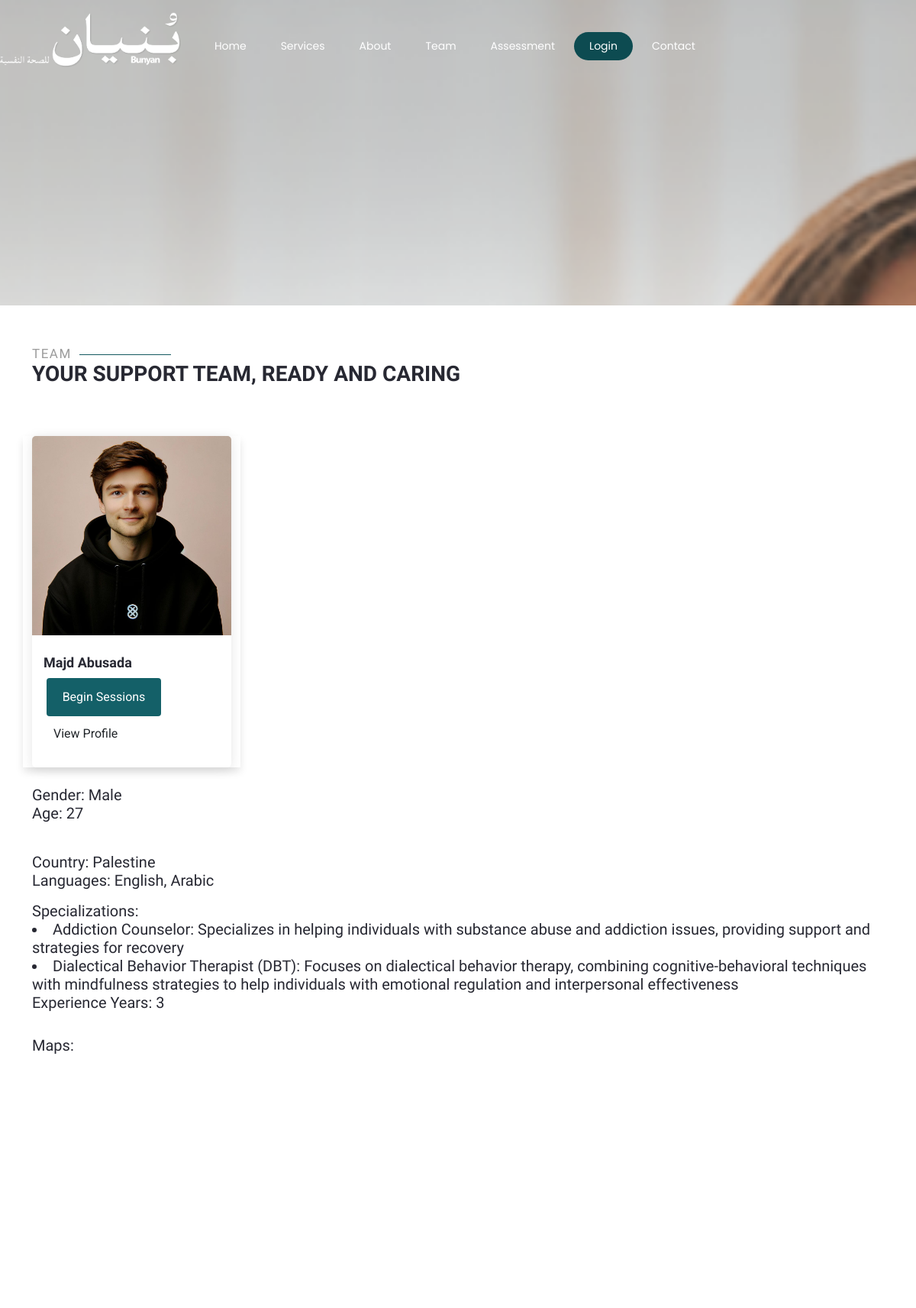
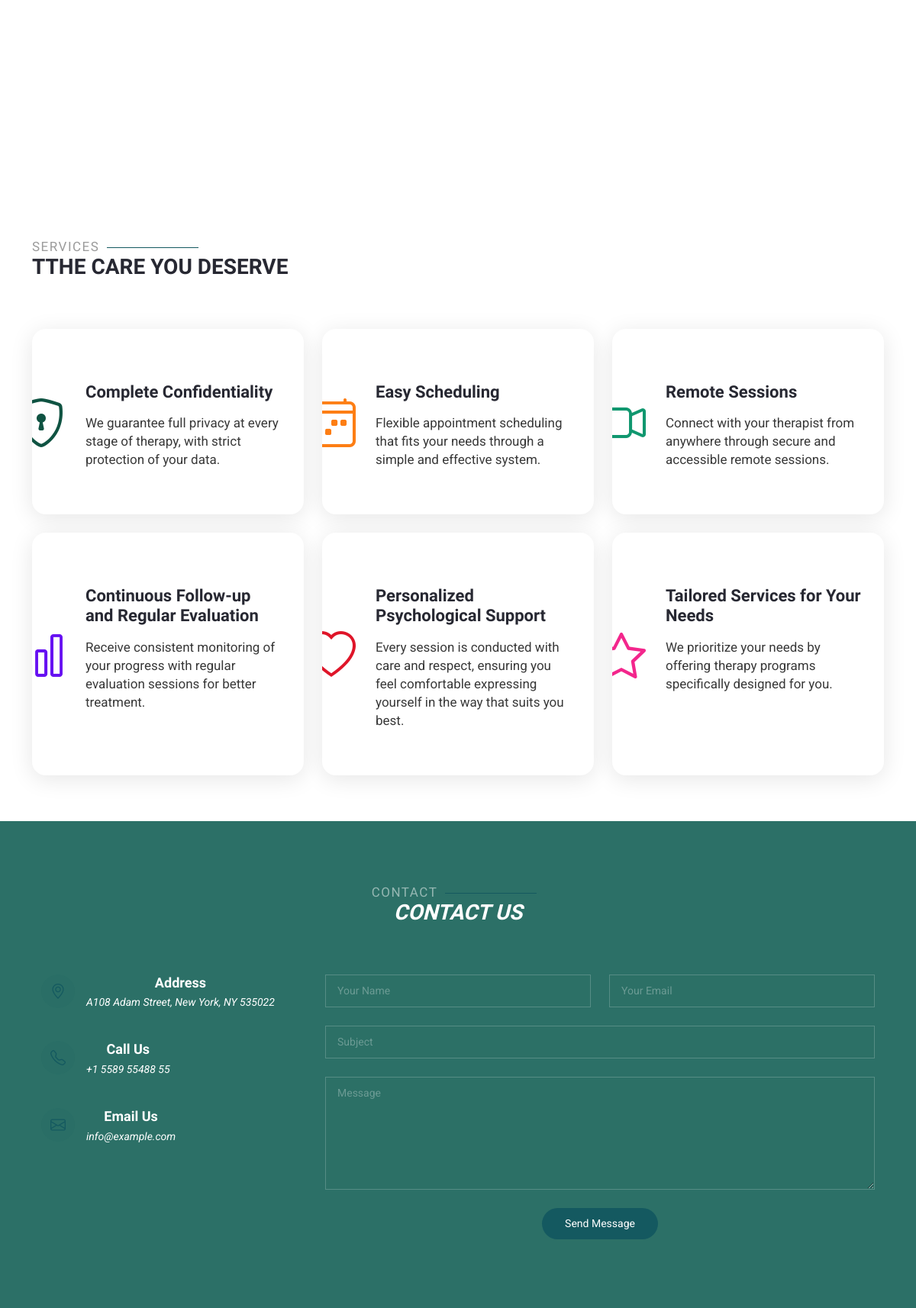
/team/Majd-Abusada/profile, run on the app's committed database (2 pictures, top to bottom).
### BunyanApp/models.py (models this page shows, shortened)
class User(models.Model):
    GENDER_CHOICES = [
        ('male', 'Male'),
        ('female', 'Female'),
    ]
    first_name = models.CharField(max_length=255)
    last_name = models.CharField(max_length=255)
    username = models.CharField(max_length=255, null=True, blank=True, default='')
    email = models.EmailField(max_length=225)
    password = models.CharField(max_length=225)
    dob = models.DateField(blank=True, null=True)
    mobile = models.CharField(max_length=255, null=True, blank=True, default='')
    gender = models.CharField(max_length=20, choices=GENDER_CHOICES, null=True, blank=True)
    photo = models.ImageField(upload_to='profile_pics/', null=True, blank=True)
    country = CountryField(blank_label='(select country)', null=True, blank=True)
    languages = models.ManyToManyField(Language, blank=True)
    created_at = models.DateTimeField(auto_now_add=True)
    updated_at = models.DateTimeField(auto_now=True)
    objects = UserManager()
    def get_age(self):
        if not self.dob:
            return "Unknown"
        today = date.today()
        age = today.year - self.dob.year - ((today.month, today.day) < (self.dob.month, self.dob.day))
        return age

class Therapist(User):
    available_time = models.DateTimeField()
    experience_years = models.IntegerField(blank=True, default=0)
    location = models.TextField(default='')
    specializations = models.ManyToManyField(Specialization, blank=True, related_name='therapists')

class Specialization(models.Model):
    title = models.CharField(max_length=45)
    description = models.TextField(default='')
    created_at = models.DateTimeField(auto_now_add=True)
    updated_at = models.DateTimeField(auto_now=True)

### BunyanApp/views.py (the view)
# urls.py: path('team/<str:first_name>-<str:last_name>/profile',views.therapist_info),
def therapist_info(request, first_name, last_name):
    therapist = get_object_or_404(Therapist, first_name=first_name, last_name=last_name)
    language_names = ', '.join([language.name for language in therapist.languages.all()])
    context = {
        'therapist': therapist,
        'language_names': language_names,
    }
    return render(request, 'therapist_info.html', context)

### BunyanApp/templates/therapist_info.html (shortened to what this page needs)
<!DOCTYPE html>
<html lang="en">
<head>
  {% load static %}
  <link rel="stylesheet" href="{% static 'vendor/bootstrap/css/bootstrap.min.css' %}">
  <link rel="stylesheet" href="{% static 'vendor/bootstrap-icons/bootstrap-icons.css' %}">
  <link rel="stylesheet" href="{% static 'vendor/aos/aos.css' %}">
  <link rel="stylesheet" href="{% static 'vendor/animate.css/animate.min.css' %}">
  <link rel="stylesheet" href="{% static 'vendor/glightbox/css/glightbox.min.css' %}">
  <link rel="stylesheet" href="{% static 'vendor/swiper/swiper-bundle.min.css' %}">
  <link rel="stylesheet" href="{% static 'css/team.css' %}">
</head>
<body class="blog-page">
  <header id="header" class="header d-flex align-items-center fixed-top">
    <a href="{% url 'BunyanApp:Home' %}" class="logo">
      <img alt="bunyan logo" src="{% static 'images/white logo.png' %}" class="logo_shadow">
    </a>
    <div class="nav-container container-fluid container-xl position-relative d-flex align-items-center justify-content-between">
      <nav id="navmenu" class="navmenu">
        <ul>
          <li><a href="{% url 'BunyanApp:Home' %}">Home</a></li>
          <li><a href="{% url 'BunyanApp:services' %}">Services</a></li>
          <li><a href="{% url 'BunyanApp:about' %}">About</a></li>
          <li><a href="{% url 'BunyanApp:team' %}">Team</a></li>
          <li><a href="{% url 'BunyanApp:assessment' %}">Assessment</a></li>
          <li><a href="{% url 'BunyanApp:login' %}" class="active">Login</a></li>
          <li><a href="{% url 'BunyanApp:contact' %}">Contact</a></li>
        </ul>
      </nav>
    </div>
  </header>
  <main class="main">
    <div class="page-title">
  </div>
    <section id="team" class="team section">
      <div class="container section-title" data-aos="fade-up">
        <h2>Team</h2>
        <p>YOUR SUPPORT TEAM, READY AND CARING</p>
      </div>
      <div class="container">
        <div class="row gy-4">
          <div class="col-lg-3 col-md-6 d-flex align-items-stretch" data-aos="fade-up" data-aos-delay="100">
            <div class="team-member">
              <div class="member-img">
                <img src="{{ therapist.photo.url }}" class="img-fluid" alt="">
              </div>
              <div class="member-info">
                <h4>{{therapist.first_name}} {{therapist.last_name}}</h4>
                <span><a href="/team/{{therapist.first_name}}-{{therapist.last_name}}/profile" class="btn btn-primary">Begin Sessions</a>
                  <a href="/team/{{therapist.first_name}}-{{therapist.last_name}}/profile"class="btn btn-contrast">View Profile</a></span>
              </div>
            </div>
          </div>
<h5>
Gender: {{ therapist.gender|capfirst }}
<br>
<p>Age: {{ therapist.get_age }}</p>
<br>
Country: {{therapist.country.name}}
<br>
<p>Languages: {{ language_names }}</p>
Specializations: <span>{% for specialization in therapist.specializations.all %}
    <li>{{ specialization.title }}: {{ specialization.description }}</li>
    {% endfor %}</span>
Experience Years: {{therapist.experience_years}}
</h5>
    <h5>Maps:</h5>
    <div id="map"></div>
        </div>
      </div>
    </section>
        <section id="services" class="services section">
          <div class="container section-title" data-aos="fade-up">
            <h2>Services</h2>
            <p>TTHE CARE YOU DESERVE</p>
          </div>
          <div class="container">
            <div class="row gy-4">
              <div class="col-lg-4 col-md-6" data-aos="fade-up" data-aos-delay="100">
                <div class="service-item  position-relative">
                  <div class="icon">
                    <i class="bi-shield-lock" style="color: #0f5342;"></i>
                  </div>
                    <h3>Complete Confidentiality</h3>
                  <p>We guarantee full privacy at every stage of therapy, with strict protection of your data.</p>
                </div>
              </div>
              <div class="col-lg-4 col-md-6" data-aos="fade-up" data-aos-delay="200">
                <div class="service-item position-relative">
                  <div class="icon">
                    <i class="bi bi-calendar4-week" style="color: #fd7e14;"></i>
                  </div>
                    <h3>Easy Scheduling</h3>
                  <p>Flexible appointment scheduling that fits your needs through a simple and effective system.</p>
                </div>
              </div>
              <div class="col-lg-4 col-md-6" data-aos="fade-up" data-aos-delay="300">
                <div class="service-item position-relative">
                  <div class="icon">
                    <i class="bi-camera-video" style="color: #10976f;"></i>
                  </div>
                    <h3>Remote Sessions</h3>
                  <p>Connect with your therapist from anywhere through secure and accessible remote sessions.</p>
                </div>
              </div>
              <div class="col-lg-4 col-md-6" data-aos="fade-up" data-aos-delay="400">
                <div class="service-item position-relative">
                  <div class="icon">
                    <i class="bi-bar-chart" style="color: #6610f2;"></i>
                  </div>
                    <h3>Continuous Follow-up and Regular Evaluation</h3>
                  <p>Receive consistent monitoring of your progress with regular evaluation sessions for better treatment.</p>
                </div>
              </div>
              <div class="col-lg-4 col-md-6" data-aos="fade-up" data-aos-delay="500">
                <div class="service-item position-relative">
                  <div class="icon">
                    <i class="bi bi-heart" style="color: #df1529;"></i>
                  </div>
                    <h3>Personalized Psychological Support</h3>
                  <p> Every session is conducted with care and respect, ensuring you feel comfortable expressing yourself in the way that suits you best.
                  </p>
                </div>
              </div>
              <div class="col-lg-4 col-md-6" data-aos="fade-up" data-aos-delay="600">
                <div class="service-item position-relative">
                  <div class="icon">
                    <i class="bi-star" style="color: #f3268c;"></i>
                  </div>
                    <h3>Tailored Services for Your Needs</h3>
                  <p>We prioritize your needs by offering therapy programs specifically designed for you.</p>
                </div>
              </div>
            </div>
          </div>
        </section>
  </main>
  <footer id="footer" class="footer dark-background">
    <div class="container">
    <section id="contact" class="contact section">
      <div class="container section-title" data-aos="fade-up">
        <h2>Contact</h2>
        <p>Contact Us</p>
      </div>
      <div class="container" data-aos="fade" data-aos-delay="100">
        <div class="row gy-4">
          <div class="col-lg-4">
            <div class="info-item d-flex" data-aos="fade-up" data-aos-delay="200">
              <i class="bi bi-geo-alt flex-shrink-0"></i>
              <div>
                <h3>Address</h3>
                <p>A108 Adam Street, New York, NY 535022</p>
              </div>
            </div>
            <div class="info-item d-flex" data-aos="fade-up" data-aos-delay="300">
              <i class="bi bi-telephone flex-shrink-0"></i>
              <div>
                <h3>Call Us</h3>
                <p>+1 5589 55488 55</p>
              </div>
            </div>
            <div class="info-item d-flex" data-aos="fade-up" data-aos-delay="400">
              <i class="bi bi-envelope flex-shrink-0"></i>
              <div>
                <h3>Email Us</h3>
                <p>info@example.com</p>
              </div>
            </div>
          </div>
          <div class="col-lg-8">
            <form action="forms/contact.php" method="post" class="php-email-form" data-aos="fade-up" data-aos-delay="200">
              <div class="row gy-4">
                <div class="col-md-6">
                  <input type="text" name="name" class="form-control" placeholder="Your Name" required="">
                </div>
                <div class="col-md-6 ">
                  <input type="email" class="form-control" name="email" placeholder="Your Email" required="">
                </div>
                <div class="col-md-12">
                  <input type="text" class="form-control" name="subject" placeholder="Subject" required="">
                </div>
                <div class="col-md-12">
                  <textarea class="form-control" name="message" rows="6" placeholder="Message" required=""></textarea>
                </div>
                <div class="col-md-12 text-center">
                  <button type="submit">Send Message</button>
                </div>
              </div>
            </form>
          </div>
        </div>
      </div>
    </section>
      </div>
  </footer>
</body>
</html>

### BunyanApp/templates/therapist_info.html (style rules this page uses)
#map { height: 500px; width: 100%; }

### data on the page
User: photo (picture), first_name "Majd", last_name "Abusada", gender "Male", country.name "Palestine"
Therapist: get_age "27", experience_years "3"
Specialization: title "Addiction Counselor", description "Specializes in helping individuals with substance abuse and addiction issues, providing support and strategies for recovery"
Specialization: title "Dialectical Behavior Therapist (DBT)", description "Focuses on dialectical behavior therapy, combining cognitive-behavioral techniques with mindfulness strategies to help individuals with emotional regulation and interpersonal effectiveness"

### other printed values
{{ language_names }} "English, Arabic"
